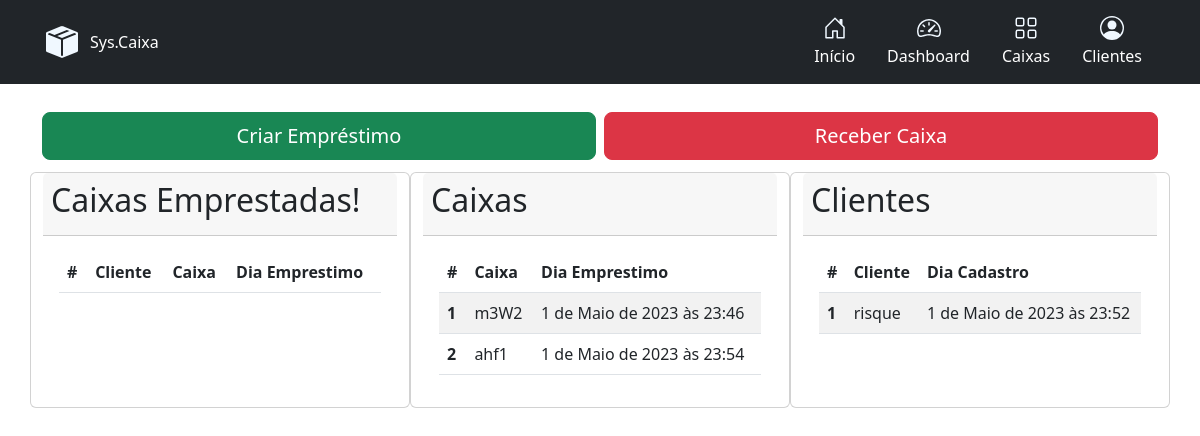
/, run on an earlier commit of the app's database.
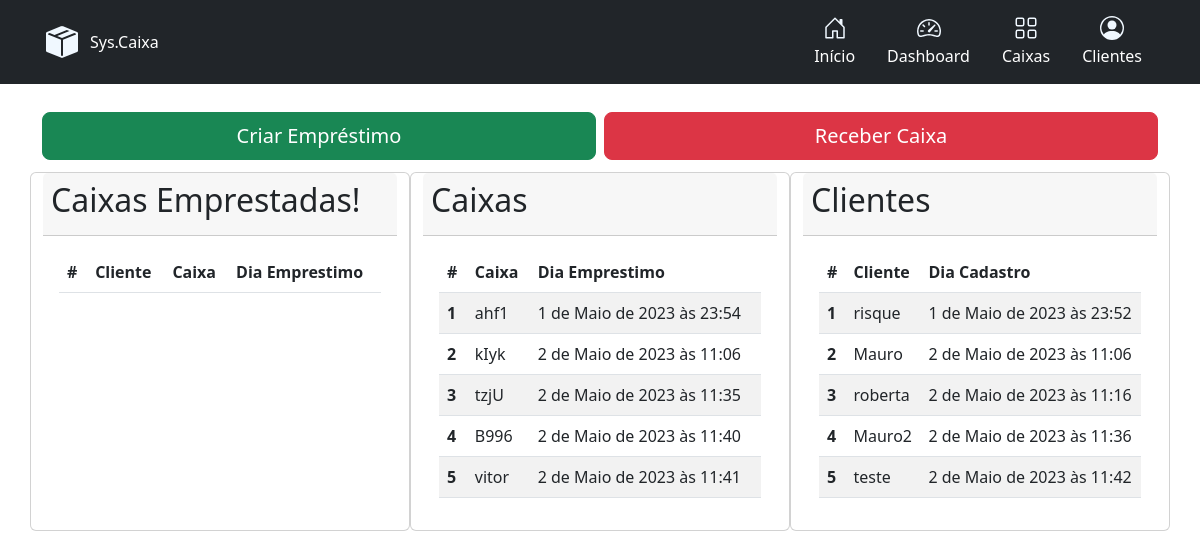
And on a later commit of the database.
### main/models.py (models this page shows, shortened)
class Caixa (models.Model):
    id = models.BigAutoField(primary_key=True)
    codCaixa = models.CharField(max_length=10)
    dataCadastroCaixa = models.DateTimeField(auto_now_add=True, blank=True)
    qr_code_cx =models.ImageField(upload_to='qrcodescx',blank=True)

class Cliente (models.Model):
    id = models.BigAutoField(primary_key=True)
    nomeCliente = models.CharField(max_length=200)
    codCliente = models.CharField(max_length=10)
    dataCadastroCliente = models.DateTimeField(auto_now_add=True, blank=True)
    qr_code_cl =models.ImageField(upload_to='qrcodescl',blank=True)

### main/views.py (the view)
# urls.py: path('',include('main.urls')),
def main(request):
    Clientes = Cliente.objects.all()
    Caixas = Caixa.objects.all()
    CaixaClientes = CaixaCliente.objects.all()
    return render(request,'index.html',{"Clientes":Clientes,"Caixas":Caixas,"CaixaClientes":CaixaClientes})

### main/templates/index.html (shortened to what this page needs)
{% extends "base.html" %}
  {% block content %}
  <div class="container">
    <div class="p-2 row justify-content-center">
      <a  href="qr" id ="CriarButton"type="button" class="m-1 col btn btn-success btn-lg">Criar Empréstimo</a>
      <button type="button" class="m-1 col btn btn-danger btn-lg" data-bs-toggle="modal" data-bs-target="#Receber">Receber Caixa</button>
    </div>
    <div class="row">
      <div class="card  col-lg">
        <div class="card-header">
          <ul class="nav nav-pills card-header-pills">
            <h2>Caixas Emprestadas!</h2>
          </ul>
        </div>
        <div class="card-body">
          <table class="table table-striped">
            <thead>
              <tr>
                <th scope="col">#</th>
                <th scope="col">Cliente</th>
                <th scope="col">Caixa</th>
                <th scope="col">Dia Emprestimo</th>
              </tr>
            </thead>
          </table>
        </div>
      </div>
      <div class="card  col-lg">
        <div class="card-header">
          <ul class="nav nav-pills card-header-pills">
            <h2>Caixas</h2>
          </ul>
        </div>
        <div class="card-body">
          <table class="table table-striped">
            <thead>
              <tr>
                <th scope="col">#</th>
                <th scope="col">Caixa</th>
                <th scope="col">Dia Emprestimo</th>
              </tr>
            </thead>
            <tbody>
              {% for Caixa in Caixas%}
              <tr>
                <th scope="row">{{ forloop.counter }}</th>
                <td>{{Caixa.codCaixa}}</td>
                <td>{{Caixa.dataCadastroCaixa}}</td>
              </tr>
              {% endfor %}
            </tbody>
          </table>
        </div>
      </div>
      <div class="card  col-lg">
        <div class="card-header">
          <ul class="nav nav-pills card-header-pills">
            <h2>Clientes</h2>
          </ul>
        </div>
        <div class="card-body">
          <table class="table table-striped">
            <thead>
              <tr>
                <th scope="col">#</th>
                <th scope="col">Cliente</th>
                <th scope="col">Dia Cadastro</th>
              </tr>
            </thead>
            <tbody>
              {% for Cliente in Clientes%}
              <tr>
                <th scope="row">{{ forloop.counter }}</th>
                <td>{{Cliente.nomeCliente}}</td>
                <td>{{Cliente.dataCadastroCliente}}</td>
              </tr>
              {% endfor %}
            </tbody>
          </table>
        </div>
      </div>
      </div>
    </div>
  {% endblock %}

What changed in the data, as far as the page shows it:
removed Caixa: codCaixa "m3W2", dataCadastroCaixa "1 de Maio de 2023 às 23:46"
added Caixa: codCaixa "kIyk", dataCadastroCaixa "2 de Maio de 2023 às 11:06"
added Caixa: codCaixa "tzjU", dataCadastroCaixa "2 de Maio de 2023 às 11:35"
added Caixa: codCaixa "B996", dataCadastroCaixa "2 de Maio de 2023 às 11:40"
added Caixa: codCaixa "vitor", dataCadastroCaixa "2 de Maio de 2023 às 11:41"
added Cliente: nomeCliente "Mauro", dataCadastroCliente "2 de Maio de 2023 às 11:06"
added Cliente: nomeCliente "roberta", dataCadastroCliente "2 de Maio de 2023 às 11:16"
added Cliente: nomeCliente "Mauro2", dataCadastroCliente "2 de Maio de 2023 às 11:36"
added Cliente: nomeCliente "teste", dataCadastroCliente "2 de Maio de 2023 às 11:42"
